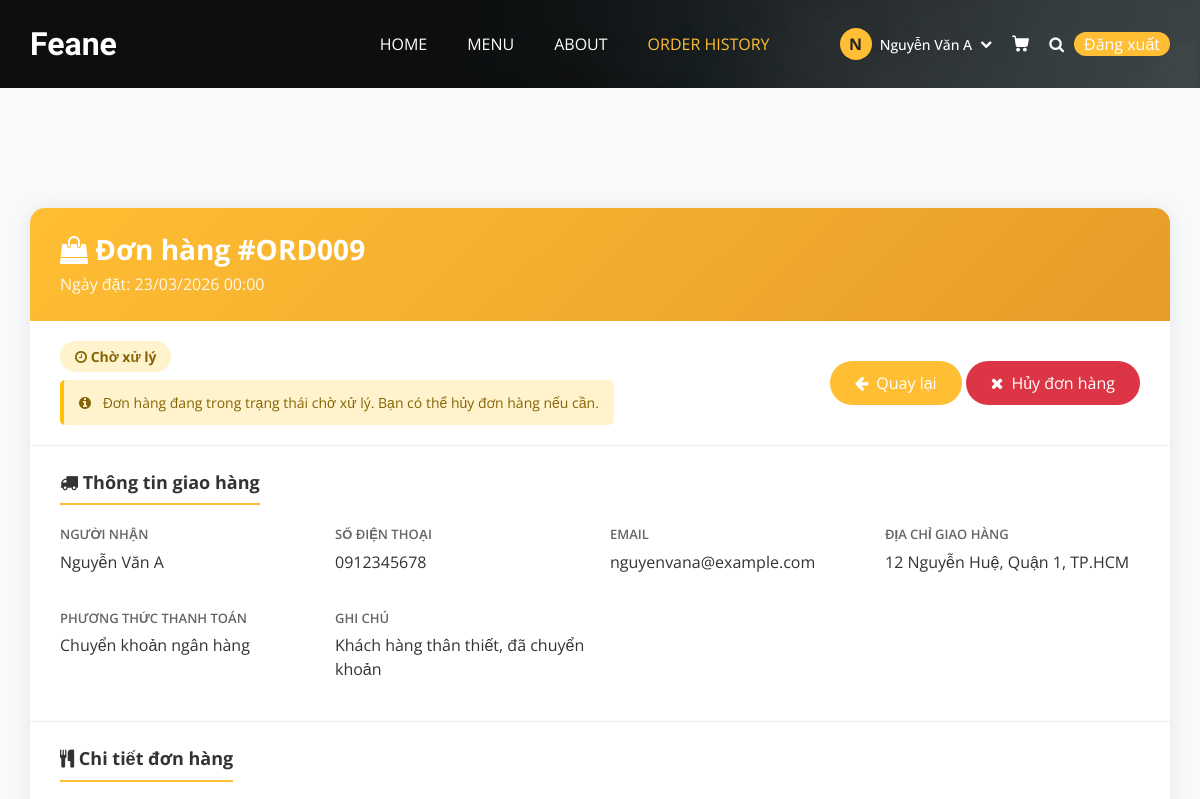
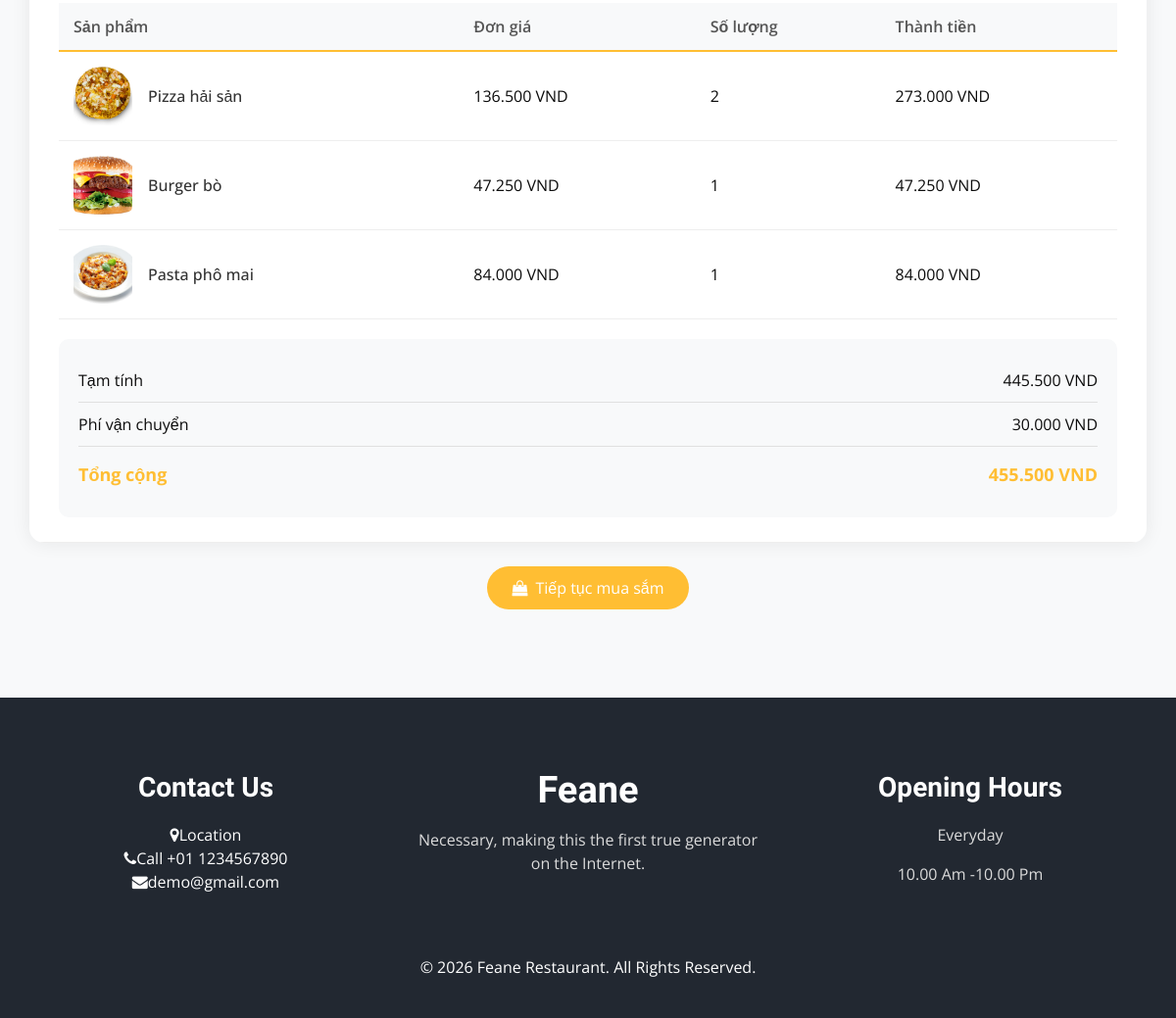
Screenshot of /order_detail.php?id=9 (signed in) with the database file from the repository (2 pictures, top to bottom).
### tables this page shows
CREATE TABLE `users` (
  `id` int(11) NOT NULL,
  `full_name` varchar(100) NOT NULL,
  `username` varchar(50) NOT NULL,
  `email` varchar(100) NOT NULL,
  `phone` varchar(20) DEFAULT NULL,
  `password` varchar(255) NOT NULL,
  `address` varchar(255) DEFAULT NULL,
  `birthday` date DEFAULT NULL,
  `register_date` date NOT NULL,
  `role` enum('admin','user') DEFAULT 'user',
  `status` enum('active','locked','inactive') DEFAULT 'active',
  `notes` text DEFAULT NULL,
  `avatar` varchar(255) DEFAULT NULL,
  `last_login` datetime DEFAULT NULL,
  `created_at` timestamp NOT NULL DEFAULT current_timestamp(),
  `updated_at` timestamp NOT NULL DEFAULT current_timestamp() ON UPDATE current_timestamp()
);

CREATE TABLE `orders` (
  `id` int(11) NOT NULL,
  `order_code` varchar(20) NOT NULL,
  `user_id` int(11) DEFAULT NULL,
  `customer_name` varchar(100) NOT NULL,
  `customer_phone` varchar(20) DEFAULT NULL,
  `customer_email` varchar(100) DEFAULT NULL,
  `customer_address` varchar(255) DEFAULT NULL,
  `order_date` date NOT NULL,
  `total_amount` decimal(10,2) NOT NULL,
  `shipping_fee` decimal(10,2) DEFAULT 0.00,
  `discount` decimal(10,2) DEFAULT 0.00,
  `final_amount` decimal(10,2) NOT NULL,
  `status` enum('pending','confirmed','shipped','cancelled') DEFAULT 'pending',
  `payment_method` varchar(50) DEFAULT NULL,
  `notes` text DEFAULT NULL,
  `created_at` timestamp NOT NULL DEFAULT current_timestamp(),
  `updated_at` timestamp NOT NULL DEFAULT current_timestamp() ON UPDATE current_timestamp()
);

CREATE TABLE `order_details` (
  `id` int(11) NOT NULL,
  `order_id` int(11) NOT NULL,
  `product_id` int(11) NOT NULL,
  `quantity` int(11) NOT NULL CHECK (`quantity` > 0),
  `unit_price` decimal(10,2) NOT NULL,
  `subtotal` decimal(10,2) NOT NULL
);

CREATE TABLE `products` (
  `id` int(11) NOT NULL,
  `code` varchar(20) NOT NULL,
  `name` varchar(200) NOT NULL,
  `category_id` int(11) NOT NULL,
  `description` text DEFAULT NULL,
  `image` varchar(255) DEFAULT NULL,
  `cost_price` decimal(10,2) NOT NULL,
  `selling_price` decimal(10,2) NOT NULL,
  `stock_quantity` int(11) DEFAULT 0,
  `status` enum('active','inactive') DEFAULT 'active',
  `created_at` timestamp NOT NULL DEFAULT current_timestamp(),
  `updated_at` timestamp NOT NULL DEFAULT current_timestamp() ON UPDATE current_timestamp(),
  `profit_percentage` int(11) DEFAULT NULL
);

### order_detail.php (the view, shortened to what this page needs)
<?php
require_once 'includes/db_connection.php';
$user_id = $_SESSION['user_id'];
$order_id = isset($_GET['id']) ? (int)$_GET['id'] : 0;
$order_info = null;
try {
    $stmt = $pdo->prepare("
        SELECT o.*,
               (SELECT COUNT(*) FROM order_details WHERE order_id = o.id) as item_count
        FROM orders o
        WHERE o.id = ? AND o.user_id = ?
    ");
    $stmt->execute([$order_id, $user_id]);
    $order_info = $stmt->fetch(PDO::FETCH_ASSOC);
} catch (PDOException $e) {
    header('Location: order_history.php');
    exit;
}
$order_details = [];
try {
    $stmt = $pdo->prepare("
        SELECT od.*, p.name as product_name, p.image as product_image
        FROM order_details od
        LEFT JOIN products p ON od.product_id = p.id
        WHERE od.order_id = ?
        ORDER BY od.id ASC
    ");
    $stmt->execute([$order_id]);
    $order_details = $stmt->fetchAll(PDO::FETCH_ASSOC);
} catch (PDOException $e) {
}
$user_info = null;
try {
    $stmt = $pdo->prepare("SELECT id, username, full_name, email, phone, address FROM users WHERE id = ?");
    $stmt->execute([$user_id]);
    $user_info = $stmt->fetch(PDO::FETCH_ASSOC);
} catch (PDOException $e) {
}
function formatCurrency($amount) {
    return number_format($amount, 0, ',', '.') . ' VND';
}
function formatDate($date) {
    return date('d/m/Y H:i', strtotime($date));
}
function getStatusInfo($status) {
    $statuses = [
        'pending' => ['class' => 'status-pending', 'text' => 'Chờ xử lý', 'icon' => 'fa-clock-o'],
        'new' => ['class' => 'status-new', 'text' => 'Mới đặt', 'icon' => 'fa-star'],
        'confirmed' => ['class' => 'status-confirmed', 'text' => 'Đã xác nhận', 'icon' => 'fa-check-circle'],
        'processing' => ['class' => 'status-processing', 'text' => 'Đang xử lý', 'icon' => 'fa-refresh'],
        'shipped' => ['class' => 'status-shipped', 'text' => 'Đang giao hàng', 'icon' => 'fa-truck'],
        'delivered' => ['class' => 'status-delivered', 'text' => 'Đã giao hàng', 'icon' => 'fa-check-circle'],
        'cancelled' => ['class' => 'status-cancelled', 'text' => 'Đã hủy', 'icon' => 'fa-ban']
    ];
    return $statuses[$status] ?? ['class' => 'status-pending', 'text' => 'Chờ xử lý', 'icon' => 'fa-clock-o'];
}
function getPaymentMethodText($method) {
    $methods = [
        'cash' => 'Tiền mặt khi nhận hàng',
        'bank_transfer' => 'Chuyển khoản ngân hàng',
        'online' => 'Thanh toán trực tuyến',
        'momo' => 'Ví MoMo',
        'zalopay' => 'ZaloPay'
    ];
    return $methods[$method] ?? $method;
}
$status_info = getStatusInfo($order_info['status']);
$final_amount = $order_info['final_amount'] ?? ($order_info['total_amount'] + ($order_info['shipping_fee'] ?? 0));
$show_cancel_btn = ($order_info['status'] == 'pending' || $order_info['status'] == 'new');
?>
<!DOCTYPE html>
<html lang="vi">
<head>
    <link rel="stylesheet" type="text/css" href="css/bootstrap.css" />
    <link href="css/font-awesome.min.css" rel="stylesheet" />
    <link href="css/style.css" rel="stylesheet" />
    <link href="css/responsive.css" rel="stylesheet" />
</head>
<body class="sub_page">
<div class="hero_area">
    <div class="bg-box"><img src="images/hero-bg.jpg" alt=""></div>
    <header class="header_section">
        <div class="container">
            <nav class="navbar navbar-expand-lg custom_nav-container">
                <a class="navbar-brand" href="index.php"><span>Feane</span></a>
                <div class="collapse navbar-collapse" id="navbarSupportedContent">
                    <ul class="navbar-nav mx-auto">
                        <li class="nav-item"><a class="nav-link" href="index.php">HOME</a></li>
                        <li class="nav-item"><a class="nav-link" href="menu.php">MENU</a></li>
                        <li class="nav-item"><a class="nav-link" href="about.php">ABOUT</a></li>
                        <li class="nav-item active"><a class="nav-link" href="order_history.php">ORDER HISTORY</a></li>
                    </ul>
                    <div class="user_option">
                        <?php if (isset($_SESSION['user_id']) && $user_info): ?>
                            <div class="user-dropdown">
                                <button class="user-dropdown-btn" id="userDropdownBtn">
                                    <div class="user-icon"><?= strtoupper(substr($user_info['full_name'] ?? $user_info['username'], 0, 1)) ?></div>
                                    <span class="user-name"><?= htmlspecialchars($user_info['full_name'] ?: $user_info['username']) ?></span>
                                    <i class="fa fa-chevron-down" style="color: white; font-size: 12px;"></i>
                                </button>
                            </div>
                        <?php else: ?>
                            <a href="user/login.php" class="user_link"><i class="fa fa-user"></i></a>
                        <?php endif; ?>
                        <a class="cart_link" href="cart.php">
                        </a>
                        <a href="search.php" class="btn nav_search-btn"><i class="fa fa-search"></i></a>
                        <div class="order_online"><a href="user/logout.php" style="color: white;">Đăng xuất</a></div>
                    </div>
                </div>
            </nav>
        </div>
    </header>
</div>
<section class="food_section layout_padding">
    <div class="container">
        <div class="order-detail-container">
            <div class="order-header">
                <h3><i class="fa fa-shopping-bag"></i> Đơn hàng #<?= htmlspecialchars($order_info['order_code']) ?></h3>
                <p>Ngày đặt: <?= formatDate($order_info['order_date'] ?? $order_info['created_at']) ?></p>
            </div>
            <div class="order-status">
                <div class="d-flex justify-content-between align-items-center flex-wrap">
                    <div>
                        <span class="status-badge <?= $status_info['class'] ?>">
                            <i class="fa <?= $status_info['icon'] ?>"></i> <?= $status_info['text'] ?>
                        </span>
                        <?php if ($order_info['status'] == 'pending'): ?>
                        <div class="warning-message mt-2">
                            <i class="fa fa-info-circle"></i>
                            Đơn hàng đang trong trạng thái chờ xử lý. Bạn có thể hủy đơn hàng nếu cần.
                        </div>
                        <?php endif; ?>
                    </div>
                    <div class="mt-2 mt-sm-0">
                        <a href="order_history.php" class="btn-back"><i class="fa fa-arrow-left"></i> Quay lại</a>
                        <?php if ($show_cancel_btn): ?>
                        <button onclick="showCancelModal(<?= $order_info['id'] ?>, '<?= htmlspecialchars($order_info['order_code']) ?>')" class="btn-cancel">
                            <i class="fa fa-times"></i> Hủy đơn hàng
                        </button>
                        <?php endif; ?>
                    </div>
                </div>
            </div>
            <div class="order-info-section">
                <h4 class="info-title"><i class="fa fa-truck"></i> Thông tin giao hàng</h4>
                <div class="info-grid">
                    <div class="info-item"><div class="info-label">Người nhận</div><div class="info-value"><?= htmlspecialchars($order_info['customer_name'] ?? $user_info['full_name']) ?></div></div>
                    <div class="info-item"><div class="info-label">Số điện thoại</div><div class="info-value"><?= htmlspecialchars($order_info['customer_phone'] ?? $user_info['phone'] ?? '') ?></div></div>
                    <div class="info-item"><div class="info-label">Email</div><div class="info-value"><?= htmlspecialchars($user_info['email'] ?? '') ?></div></div>
                    <div class="info-item"><div class="info-label">Địa chỉ giao hàng</div><div class="info-value"><?= htmlspecialchars($order_info['customer_address'] ?? $user_info['address'] ?? '') ?></div></div>
                    <div class="info-item"><div class="info-label">Phương thức thanh toán</div><div class="info-value"><?= getPaymentMethodText($order_info['payment_method']) ?></div></div>
                    <?php if (!empty($order_info['notes'])): ?>
                    <div class="info-item"><div class="info-label">Ghi chú</div><div class="info-value"><?= htmlspecialchars($order_info['notes']) ?></div></div>
                    <?php endif; ?>
                </div>
            </div>
            <div class="order-info-section">
                <h4 class="info-title"><i class="fa fa-cutlery"></i> Chi tiết đơn hàng</h4>
                <div class="table-responsive">
                    <table class="product-table">
                        <thead>
                            <tr><th>Sản phẩm</th><th>Đơn giá</th><th>Số lượng</th><th>Thành tiền</th> </thead>
                        <tbody>
                            <?php foreach ($order_details as $item): ?>
                            <tr>
                                <td><div class="d-flex align-items-center"><?php if (!empty($item['product_image'])): ?><img src="<?= htmlspecialchars($item['product_image']) ?>" class="product-image mr-3"><?php endif; ?><span class="product-name"><?= htmlspecialchars($item['product_name']) ?></span></div></td>
                                <td><?= formatCurrency($item['unit_price'] ?? $item['price']) ?></td>
                                <td><?= $item['quantity'] ?></td>
                                <td><?= formatCurrency($item['subtotal']) ?></td>
                            </tr>
                            <?php endforeach; ?>
                        </tbody>
                    </table>
                </div>
                <div class="summary-box">
                    <div class="summary-row"><span>Tạm tính</span><span><?= formatCurrency($order_info['total_amount']) ?></span></div>
                    <div class="summary-row"><span>Phí vận chuyển</span><span><?= formatCurrency($order_info['shipping_fee'] ?? 0) ?></span></div>
                    <div class="summary-row total"><span>Tổng cộng</span><span><?= formatCurrency($final_amount) ?></span></div>
                </div>
            </div>
        </div>
        <div class="text-center mt-4"><a href="menu.php" class="btn-back"><i class="fa fa-shopping-bag"></i> Tiếp tục mua sắm</a></div>
    </div>
</section>
<footer class="footer_section">
    <div class="container">
        <div class="row">
            <div class="col-md-4 footer-col"><div class="footer_contact"><h4>Contact Us</h4><div class="contact_link_box"><div><i class="fa fa-map-marker"></i><span>Location</span></div><div><i class="fa fa-phone"></i><span>Call +01 1234567890</span></div><div><i class="fa fa-envelope"></i><span>demo@gmail.com</span></div></div></div></div>
            <div class="col-md-4 footer-col"><div class="footer_detail"><a href="" class="footer-logo">Feane</a><p>Necessary, making this the first true generator on the Internet.</p></div></div>
            <div class="col-md-4 footer-col"><h4>Opening Hours</h4><p>Everyday</p><p>10.00 Am -10.00 Pm</p></div>
        </div>
        <div class="footer-info"><p>&copy; <span id="displayYear"></span> Feane Restaurant. All Rights Reserved.</p></div>
    </div>
</footer>
</body>
</html>

### rows the page displays
users: full_name "N", full_name "Nguyễn Văn A", email "nguyenvana@example.com"
orders: order_code "ORD009", order_date "23/03/2026 00:00", status "Chờ xử lý", customer_name "Nguyễn Văn A", customer_phone "0912345678", customer_address "12 Nguyễn Huệ, Quận 1, TP.HCM", payment_method "Chuyển khoản ngân hàng", notes "Khách hàng thân thiết, đã chuyển khoản", total_amount "445.500 VND", shipping_fee "30.000 VND", final_amount "455.500 VND"
order_details: product.image (picture), product.name "Pizza hải sản", unit_price "136.500 VND", quantity "2", subtotal "273.000 VND"
order_details: product.image (picture), product.name "Burger bò", unit_price "47.250 VND", quantity "1", subtotal "47.250 VND"
order_details: product.image (picture), product.name "Pasta phô mai", unit_price "84.000 VND", quantity "1", subtotal "84.000 VND"
